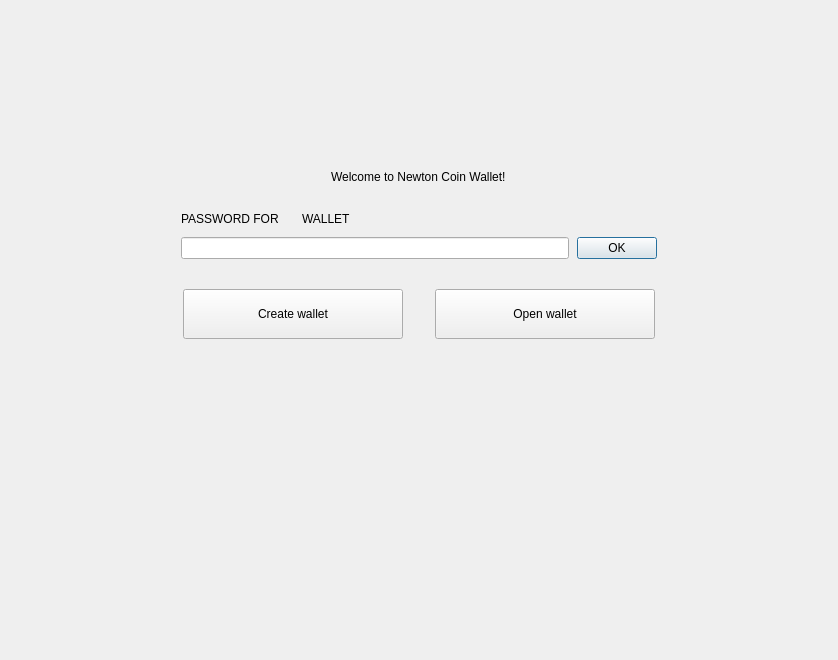
<?xml version="1.0" encoding="UTF-8"?>
<ui version="4.0">
 <class>NoWalletFrame</class>
 <widget class="QFrame" name="NoWalletFrame">
  <property name="geometry">
   <rect>
    <x>0</x>
    <y>0</y>
    <width>838</width>
    <height>660</height>
   </rect>
  </property>
  <property name="windowTitle">
   <string>Frame</string>
  </property>
  <property name="frameShape">
   <enum>QFrame::NoFrame</enum>
  </property>
  <property name="frameShadow">
   <enum>QFrame::Raised</enum>
  </property>
  <layout class="QVBoxLayout" name="verticalLayout">
   <property name="spacing">
    <number>0</number>
   </property>
   <property name="leftMargin">
    <number>0</number>
   </property>
   <property name="topMargin">
    <number>0</number>
   </property>
   <property name="rightMargin">
    <number>0</number>
   </property>
   <property name="bottomMargin">
    <number>0</number>
   </property>
   <item>
    <spacer name="verticalSpacer">
     <property name="orientation">
      <enum>Qt::Vertical</enum>
     </property>
     <property name="sizeType">
      <enum>QSizePolicy::Fixed</enum>
     </property>
     <property name="sizeHint" stdset="0">
      <size>
       <width>20</width>
       <height>170</height>
      </size>
     </property>
    </spacer>
   </item>
   <item alignment="Qt::AlignHCenter">
    <widget class="WalletGui::WalletHeaderLabel" name="m_welcomeLabel">
     <property name="text">
      <string>Welcome to Newton Coin Wallet!</string>
     </property>
    </widget>
   </item>
   <item>
    <spacer name="verticalSpacer_4">
     <property name="orientation">
      <enum>Qt::Vertical</enum>
     </property>
     <property name="sizeType">
      <enum>QSizePolicy::Fixed</enum>
     </property>
     <property name="sizeHint" stdset="0">
      <size>
       <width>20</width>
       <height>25</height>
      </size>
     </property>
    </spacer>
   </item>
   <item alignment="Qt::AlignHCenter">
    <widget class="QFrame" name="m_passwordFrame">
     <property name="minimumSize">
      <size>
       <width>476</width>
       <height>0</height>
      </size>
     </property>
     <property name="maximumSize">
      <size>
       <width>338</width>
       <height>16777215</height>
      </size>
     </property>
     <property name="frameShape">
      <enum>QFrame::NoFrame</enum>
     </property>
     <property name="frameShadow">
      <enum>QFrame::Raised</enum>
     </property>
     <layout class="QVBoxLayout" name="verticalLayout_2">
      <property name="spacing">
       <number>8</number>
      </property>
      <property name="leftMargin">
       <number>0</number>
      </property>
      <property name="topMargin">
       <number>0</number>
      </property>
      <property name="rightMargin">
       <number>0</number>
      </property>
      <property name="bottomMargin">
       <number>0</number>
      </property>
      <item>
       <layout class="QHBoxLayout" name="horizontalLayout_4">
        <item>
         <widget class="QLabel" name="m_passwordTextLabel">
          <property name="sizePolicy">
           <sizepolicy hsizetype="Maximum" vsizetype="Preferred">
            <horstretch>0</horstretch>
            <verstretch>0</verstretch>
           </sizepolicy>
          </property>
          <property name="styleSheet">
           <string notr="true">[errorState=&quot;true&quot;] {
  color: #ef3131;
}</string>
          </property>
          <property name="text">
           <string>PASSWORD FOR</string>
          </property>
         </widget>
        </item>
        <item>
         <widget class="QLabel" name="m_walletNameLabel">
          <property name="text">
           <string/>
          </property>
         </widget>
        </item>
        <item>
         <widget class="QLabel" name="m_walletTextLabel">
          <property name="text">
           <string>WALLET</string>
          </property>
         </widget>
        </item>
        <item>
         <spacer name="horizontalSpacer_4">
          <property name="orientation">
           <enum>Qt::Horizontal</enum>
          </property>
          <property name="sizeHint" stdset="0">
           <size>
            <width>40</width>
            <height>20</height>
           </size>
          </property>
         </spacer>
        </item>
       </layout>
      </item>
      <item>
       <layout class="QHBoxLayout" name="horizontalLayout_5">
        <item>
         <widget class="QLineEdit" name="m_passwordEdit">
          <property name="sizePolicy">
           <sizepolicy hsizetype="Expanding" vsizetype="Fixed">
            <horstretch>0</horstretch>
            <verstretch>0</verstretch>
           </sizepolicy>
          </property>
          <property name="styleSheet">
           <string notr="true">[errorState=&quot;true&quot;] {
  border-color: #ef3131;
}</string>
          </property>
          <property name="echoMode">
           <enum>QLineEdit::Password</enum>
          </property>
         </widget>
        </item>
        <item>
         <widget class="WalletGui::WalletOkButton" name="m_okButton">
          <property name="enabled">
           <bool>true</bool>
          </property>
          <property name="text">
           <string>OK</string>
          </property>
          <property name="default">
           <bool>true</bool>
          </property>
         </widget>
        </item>
       </layout>
      </item>
     </layout>
    </widget>
   </item>
   <item>
    <spacer name="verticalSpacer_2">
     <property name="orientation">
      <enum>Qt::Vertical</enum>
     </property>
     <property name="sizeType">
      <enum>QSizePolicy::Fixed</enum>
     </property>
     <property name="sizeHint" stdset="0">
      <size>
       <width>20</width>
       <height>30</height>
      </size>
     </property>
    </spacer>
   </item>
   <item>
    <layout class="QHBoxLayout" name="horizontalLayout">
     <property name="spacing">
      <number>0</number>
     </property>
     <item>
      <spacer name="horizontalSpacer_2">
       <property name="orientation">
        <enum>Qt::Horizontal</enum>
       </property>
       <property name="sizeHint" stdset="0">
        <size>
         <width>40</width>
         <height>20</height>
        </size>
       </property>
      </spacer>
     </item>
     <item>
      <widget class="WalletGui::WalletLargeBlueButton" name="m_createWalletButton">
       <property name="sizePolicy">
        <sizepolicy hsizetype="Fixed" vsizetype="Fixed">
         <horstretch>0</horstretch>
         <verstretch>0</verstretch>
        </sizepolicy>
       </property>
       <property name="minimumSize">
        <size>
         <width>220</width>
         <height>50</height>
        </size>
       </property>
       <property name="maximumSize">
        <size>
         <width>220</width>
         <height>50</height>
        </size>
       </property>
       <property name="text">
        <string>Create wallet</string>
       </property>
      </widget>
     </item>
     <item>
      <spacer name="horizontalSpacer">
       <property name="orientation">
        <enum>Qt::Horizontal</enum>
       </property>
       <property name="sizeType">
        <enum>QSizePolicy::Fixed</enum>
       </property>
       <property name="sizeHint" stdset="0">
        <size>
         <width>32</width>
         <height>20</height>
        </size>
       </property>
      </spacer>
     </item>
     <item>
      <widget class="WalletGui::WalletLargeBlueButton" name="m_openWalletButton">
       <property name="sizePolicy">
        <sizepolicy hsizetype="Fixed" vsizetype="Fixed">
         <horstretch>0</horstretch>
         <verstretch>0</verstretch>
        </sizepolicy>
       </property>
       <property name="minimumSize">
        <size>
         <width>220</width>
         <height>50</height>
        </size>
       </property>
       <property name="maximumSize">
        <size>
         <width>220</width>
         <height>50</height>
        </size>
       </property>
       <property name="text">
        <string>Open wallet</string>
       </property>
      </widget>
     </item>
     <item>
      <spacer name="horizontalSpacer_3">
       <property name="orientation">
        <enum>Qt::Horizontal</enum>
       </property>
       <property name="sizeHint" stdset="0">
        <size>
         <width>40</width>
         <height>20</height>
        </size>
       </property>
      </spacer>
     </item>
    </layout>
   </item>
   <item>
    <spacer name="verticalSpacer_3">
     <property name="orientation">
      <enum>Qt::Vertical</enum>
     </property>
     <property name="sizeHint" stdset="0">
      <size>
       <width>20</width>
       <height>376</height>
      </size>
     </property>
    </spacer>
   </item>
  </layout>
 </widget>
 <customwidgets>
  <customwidget>
   <class>WalletGui::WalletOkButton</class>
   <extends>QPushButton</extends>
   <header>Gui/Common/WalletOkButton.h</header>
  </customwidget>
  <customwidget>
   <class>WalletGui::WalletHeaderLabel</class>
   <extends>QLabel</extends>
   <header>Gui/Common/WalletTextLabel.h</header>
  </customwidget>
  <customwidget>
   <class>WalletGui::WalletLargeBlueButton</class>
   <extends>QPushButton</extends>
   <header>Gui/Common/WalletBlueButton.h</header>
  </customwidget>
 </customwidgets>
 <resources/>
 <connections>
  <connection>
   <sender>m_okButton</sender>
   <signal>clicked()</signal>
   <receiver>NoWalletFrame</receiver>
   <slot>okClicked()</slot>
   <hints>
    <hint type="sourcelabel">
     <x>498</x>
     <y>266</y>
    </hint>
    <hint type="destinationlabel">
     <x>418</x>
     <y>329</y>
    </hint>
   </hints>
  </connection>
  <connection>
   <sender>m_passwordEdit</sender>
   <signal>textChanged(QString)</signal>
   <receiver>NoWalletFrame</receiver>
   <slot>passwordChanged(QString)</slot>
   <hints>
    <hint type="sourcelabel">
     <x>374</x>
     <y>265</y>
    </hint>
    <hint type="destinationlabel">
     <x>418</x>
     <y>329</y>
    </hint>
   </hints>
  </connection>
  <connection>
   <sender>m_passwordEdit</sender>
   <signal>returnPressed()</signal>
   <receiver>m_okButton</receiver>
   <slot>click()</slot>
   <hints>
    <hint type="sourcelabel">
     <x>374</x>
     <y>265</y>
    </hint>
    <hint type="destinationlabel">
     <x>616</x>
     <y>256</y>
    </hint>
   </hints>
  </connection>
 </connections>
 <slots>
  <signal>createWalletClickedSignal()</signal>
  <signal>openWalletClickedSignal()</signal>
  <slot>okClicked()</slot>
  <slot>passwordChanged(QString)</slot>
 </slots>
</ui>
